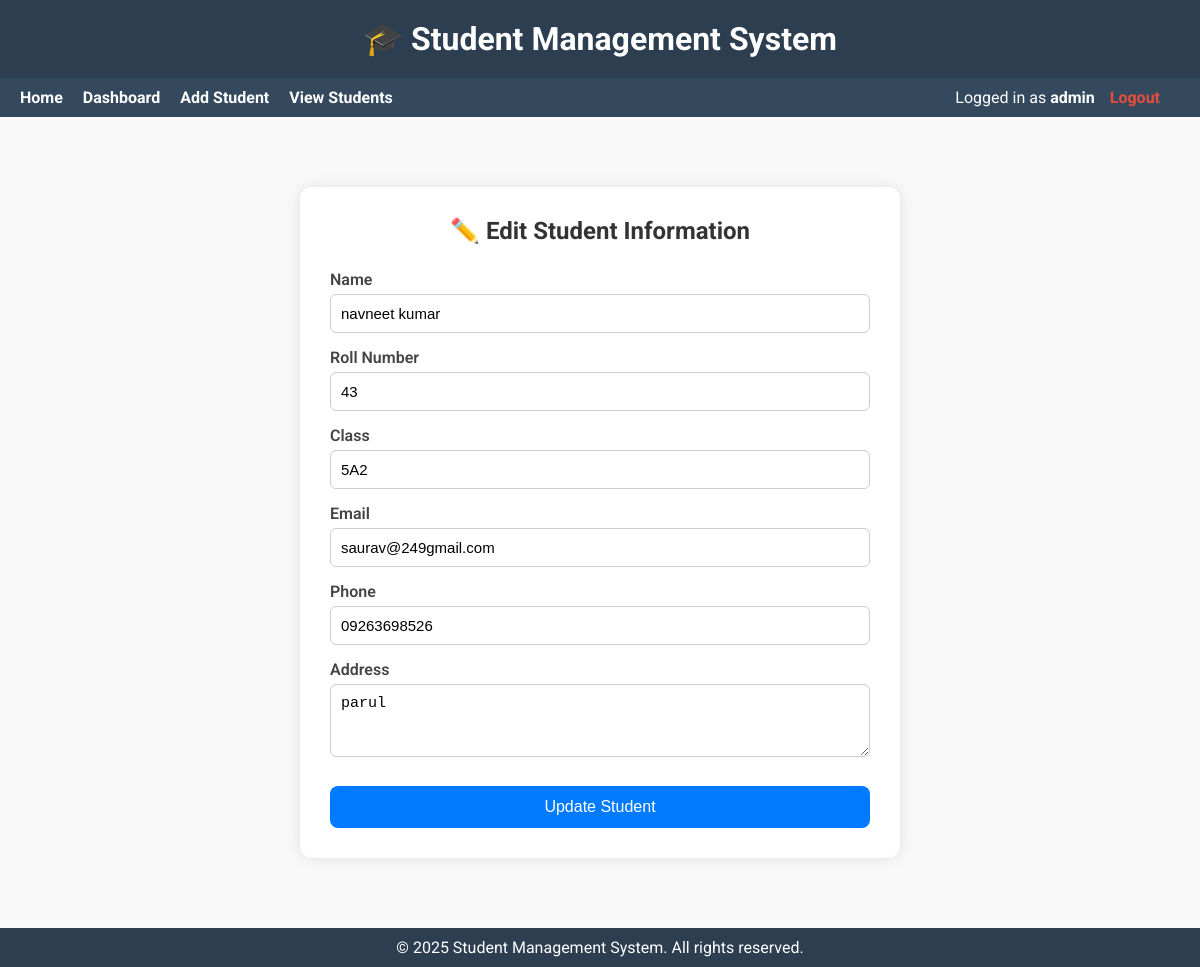
The app's page /edit/15 (signed in) with its own data.
### tables this page shows
CREATE TABLE students (
    id INTEGER PRIMARY KEY AUTOINCREMENT,
    name TEXT NOT NULL,
    roll TEXT UNIQUE NOT NULL,
    class TEXT NOT NULL,
    email TEXT,
    phone TEXT,
    address TEXT,
    username TEXT UNIQUE
);

### app.py (the view)
@app.route('/edit/<int:student_id>', methods=['GET'])
def edit_student(student_id):
    if 'username' not in session or session.get('role') != 'admin':
        return redirect(url_for('login', role='admin'))
    conn = get_db_connection()
    student = conn.execute('SELECT * FROM students WHERE id = ?', (student_id,)).fetchone()
    conn.close()
    return render_template('edit_student.html', student=student)

### app.py (called while the page is built)
def get_db_connection():
    conn = sqlite3.connect('database/students.db')
    conn.row_factory = sqlite3.Row
    return conn

### templates/edit_student.html (shortened to what this page needs)
{% extends 'layout.html' %}
{% block content %}
<div class="form-container">
    <h2>✏️ Edit Student Information</h2>
    <form method="POST" action="{{ url_for('update_student', student_id=student.id) }}">
        <label for="name">Name</label>
        <input type="text" id="name" name="name" value="{{ student.name }}" required>
        <label for="roll">Roll Number</label>
        <input type="text" id="roll" name="roll" value="{{ student.roll }}" required>
        <label for="class">Class</label>
        <input type="text" id="class" name="class" value="{{ student.class }}" required>
        <label for="email">Email</label>
        <input type="email" id="email" name="email" value="{{ student.email }}" required>
        <label for="phone">Phone</label>
        <input type="text" id="phone" name="phone" value="{{ student.phone }}" required>
        <label for="address">Address</label>
        <textarea id="address" name="address" rows="3" required>{{ student.address }}</textarea>
        <button type="submit">Update Student</button>
    </form>
</div>
{% endblock %}

### static/style.css (style rules this page uses)
.form-container { background-color: #fff; padding: 40px; max-width: 600px; margin: 40px auto; border-radius: 12px; box-shadow: 0 6px 18px rgba(0, 0, 0, 0.1); }
.form-container h2 { margin-bottom: 25px; text-align: center; color: #333; }

### templates/layout.html (style rules this page uses)
* { margin: 0; padding: 0; box-sizing: border-box; }
body { font-family: 'Roboto', sans-serif; background-color: #f9f9f9; color: #333; min-height: 100vh; display: flex; flex-direction: column; }

### templates/edit_student.html (style rules this page uses)
.form-container { max-width: 600px; margin: 40px auto; background: #ffffff; padding: 30px; border-radius: 12px; box-shadow: 0 0 15px rgba(0, 0, 0, 0.1); }
.form-container h2 { text-align: center; color: #333; margin-bottom: 25px; }
form label { display: block; margin-top: 15px; font-weight: 600; color: #444; }
form input, form textarea { width: 100%; padding: 10px; margin-top: 5px; border: 1px solid #ccc; border-radius: 6px; font-size: 15px; box-sizing: border-box; }
form button { display: block; width: 100%; margin-top: 25px; padding: 12px; background-color: #007bff; color: white; border: none; border-radius: 8px; font-size: 16px; cursor: pointer; }

### records on screen
students: name "navneet kumar", roll "43", class "5A2", email "saurav@249gmail.com", phone "09263698526", address "parul"

### other values on screen
{{ session.get('username') }} "admin"
